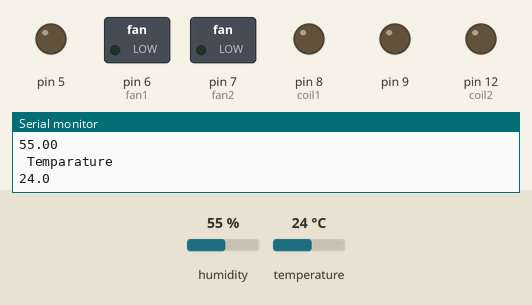
This sketch was run on a simulated Arduino Uno, built with avr-gcc and run on an emulated ATmega328P. Parts: switched loads named in the sketch (green lamp = pin HIGH), output pins drawn as LEDs (lit = HIGH), the last lines printed to the serial monitor. Inputs (shaded band) come from the test bench; at power-on: temperature 24 °C, humidity 55 %.

Above: at 6.2 s.
6.3 s: temperature set to 22 °C
9.0 s: temperature set to 19 °C
At 9.5 s:
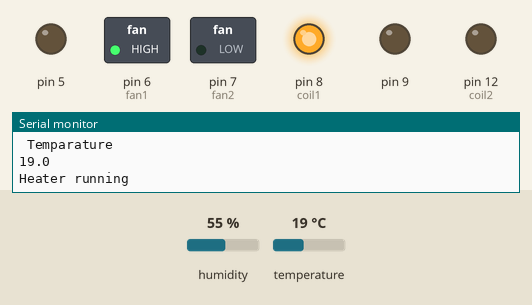
11.7 s: temperature set to 23 °C
14.5 s: temperature set to 26 °C
At 16.8 s:
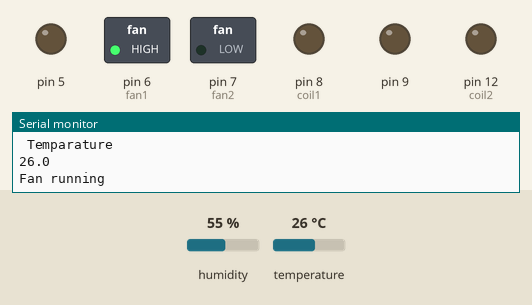
17.2 s: temperature set to 12 °C
At 17.9 s:
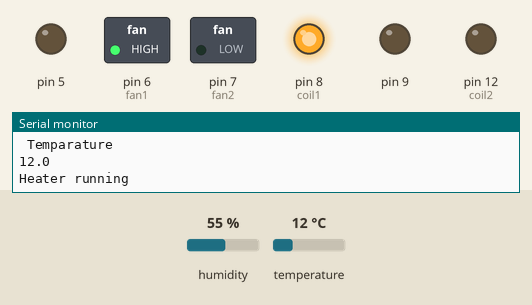
19.9 s: temperature set to 28 °C
At 22.5 s:
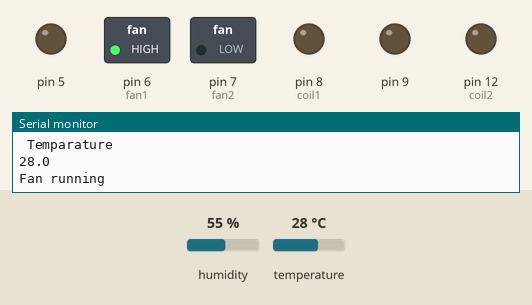
Timing chart, 0 to 24.0 s (numbered marks = the images above; inputs shaded):
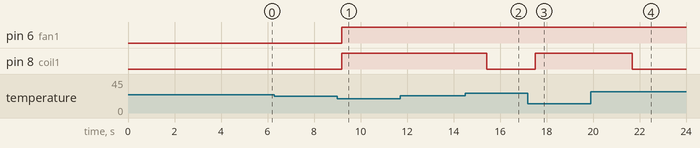

Measured:
- the behaviour switches between 21 and 20 °C on temperature (found by bisection; images 0 and 1)
- the behaviour switches between 24 and 25 °C on temperature (found by bisection; images 1 and 2)
- after the input at 9.0 s, pin 6 (fan1), pin 8 (coil1): LOW → HIGH after 0.20 s
- after the input at 14.5 s, pin 8 (coil1): HIGH → LOW after 0.94 s
- after the input at 17.2 s, pin 8 (coil1): LOW → HIGH after 0.32 s
- after the input at 19.9 s, pin 8 (coil1): HIGH → LOW after 1.8 s

The sketch:

DHTfinal_ino.ino
```cpp
#include <dht.h>

#define ENA 5
#define ENB 9
#define fan1 6
#define fan2 7
#define coil1 8
#define coil2 12
#include <dht.h>
#include<SoftwareSerial.h>//for bt communicn
SoftwareSerial BT(10,11); // 10 rx and 11 tx
dht DHT;
#define DHT11 2// data pin
char c[100];

void setup() {
  pinMode(5,OUTPUT);
  pinMode(9,OUTPUT);
  pinMode(6,OUTPUT);
  pinMode(7,OUTPUT);
  pinMode(8,OUTPUT);
  pinMode(12,OUTPUT);

  Serial.begin(9600);//start commn at baud 9600
  BT.begin(9600);//BT communication
  Serial.println("SOCHWARE MUSHROOM AUTOMATION");
  delay(5000);
}

void loop() {
  // fan();
  int chk = DHT.read11(DHT11);
  delay(10);
  BT.print(DHT.humidity,1);
  BT.print(",");
  BT.print(DHT.temperature,1);
  BT.print(";");
  Serial.println("Sochware Humidity and temperature controller");
  Serial.println(" Humidity " );
  Serial.println(DHT.humidity);
  Serial.println(" Temparature ");
  Serial.println(DHT.temperature, 1);


  if (DHT.temperature>=25)
  {
    fan();//RUN A FAN

  }
  else if(DHT.temperature<=20)
  {
    coil();
  }
  delay(2000);

}

void fan()
{
  digitalWrite(fan1,HIGH);
  digitalWrite(fan2,LOW);
  digitalWrite(coil1,LOW);
  digitalWrite(coil2,LOW);
  BT.print("/n Fan running /n");
  Serial.println("Fan running");

}

void coil()
{
  digitalWrite(fan1,HIGH);
  digitalWrite(fan2,LOW);
  digitalWrite(coil1,HIGH);
  digitalWrite(coil2,LOW);
  BT.print("/n Heating action /n");
  Serial.println("Heater running");


}
/*
//in case if hairDrier is used
void fan()
{digitalWrite(fan1,1);
}
void coil()
{digitalWrite(coil1,1);
}*/
```
